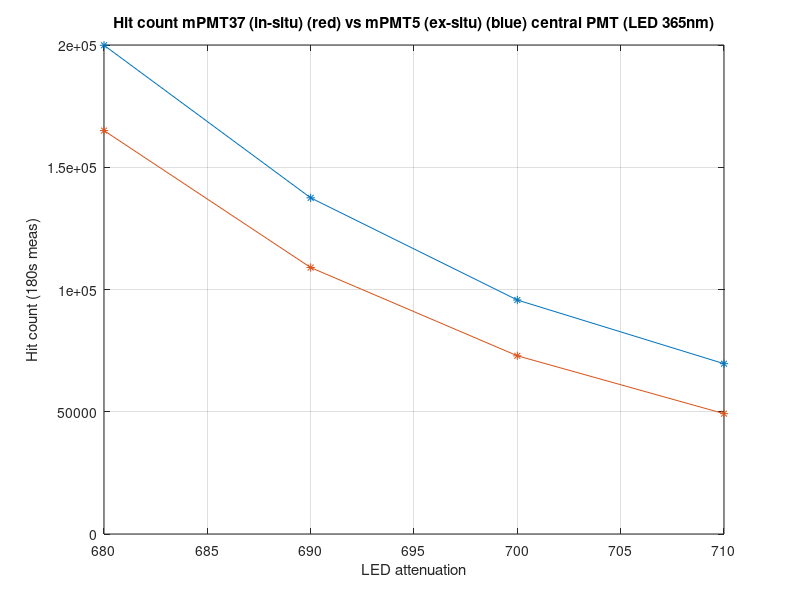
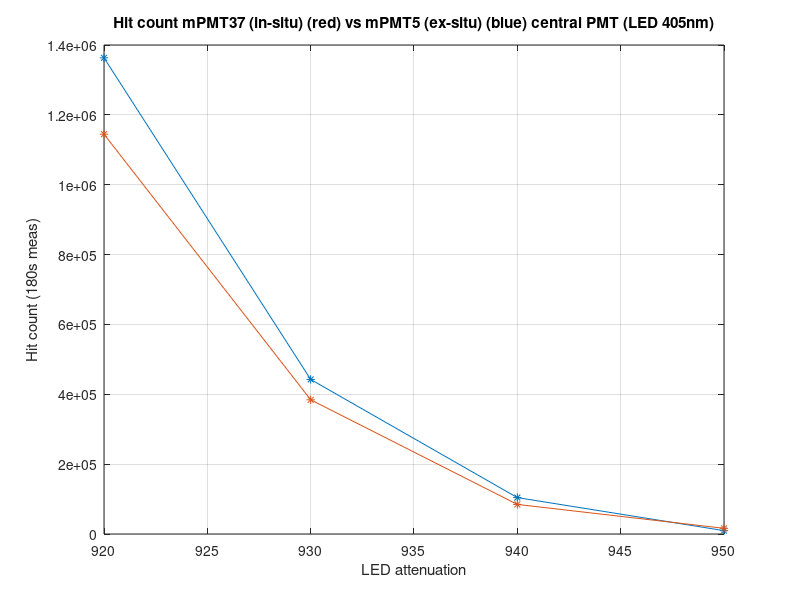
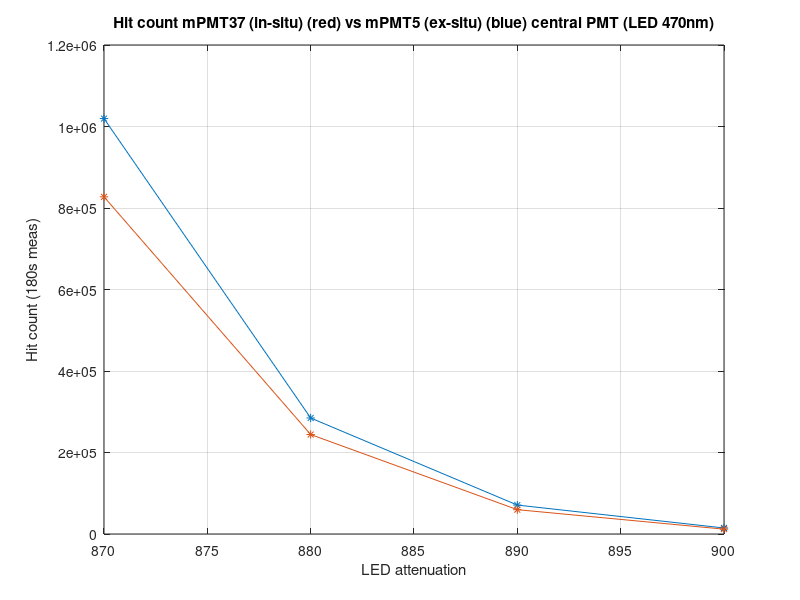
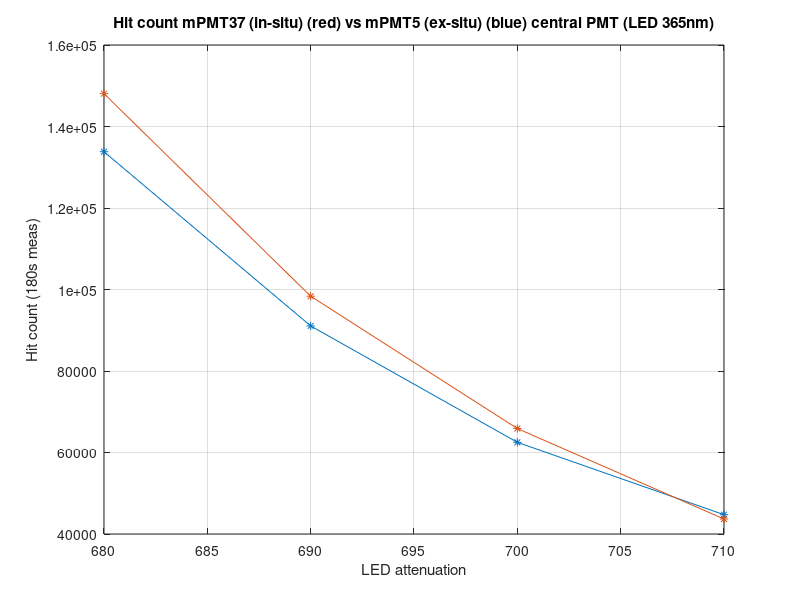

Write MATLAB code to recreate these figures, in order.
%%
mPMT2.Led3.Att = [680 690 700 710 720 730];
mPMT2.Led2.Att = [920 930 940 950 960];
mPMT2.Led1.Att = [870 880 890 900 910];

mPMT2Clean.Led3.Att = [680 690 700 710 720 730];
mPMT2Clean.Led2.Att = [920 930 940 950 960];
mPMT2Clean.Led1.Att = [870 880 890 900 910];
%%
mPMT2.Led3.meas(1,:) = [287829, 734727, 1624870, 388666, 612970, 239771, 239565, 833593, 256785, 1061839, 291841, 312018, 1118866, 395442, 277706, 851074, 301957, 0, 315530, 0];
mPMT2.Led3.meas(2,:) = [231805, 532070, 1126228, 338961, 441953, 193816, 200167, 601649, 206528, 748711, 236916, 253895, 812560, 310908, 212194, 600438, 239445, 0, 255709, 0];
mPMT2.Led3.meas(3,:) = [195711, 391736, 779450, 306491, 324175, 162299, 171720, 440515, 173314, 530005, 199981, 212113, 599987, 255710, 168060, 427015, 197631, 0, 215517, 0];
mPMT2.Led3.meas(4,:) = [172049, 301133, 553810, 284281, 246951, 141594, 153613, 336238, 152004, 388402, 176776, 187737, 461882, 220472, 138355, 315861, 170182, 0, 190454, 0];
mPMT2.Led3.meas(5,:) = [153750, 231390, 377950, 267719, 188872, 125262, 140184, 256203, 134549, 279380, 156842, 167865, 355448, 192483, 115819, 227884, 148283, 0, 169972, 0];
mPMT2.Led3.meas(6,:) = [143218, 189661, 271938, 258070, 151924, 116350, 131374, 208335, 124855, 215170, 146452, 155675, 291723, 174570, 102990, 176269, 135601, 0, 158586, 0];
mPMT2.Led3.dr = [122824, 117564, 90982, 240608, 91863, 99629, 117703, 123638, 105997, 101047, 126844, 134103, 180544, 145741, 78747, 85744, 112772, 0, 135636, 0];

mPMT2.Led2.meas(1,:) = [674515, 2038695, 4031874, 696790, 1788744, 583131, 527040, 2286867, 625067, 2764127, 658418, 731592, 2867121, 932900, 777979, 2371223, 742897, 0, 735033, 0] + [592753, 1797024, 3555087, 613986, 1576124, 514107, 465227, 2016025, 550273, 2438540, 580172, 643635, 2529068, 822550, 686439, 2087347, 654459, 0, 649719, 0];
mPMT2.Led2.meas(2,:) = [506900, 1424664, 2971740, 603873, 1237907, 433603, 409804, 1615933, 466791, 1950749, 501624, 553626, 2078051, 690780, 544254, 1647324, 545266, 0, 556979, 0];
mPMT2.Led2.meas(3,:) = [207355, 406358, 750630, 323820, 342617, 172288, 180494, 454814, 185704, 517391, 209930, 227836, 604947, 263844, 180475, 433692, 207193, 0, 227766, 0];
mPMT2.Led2.meas(4,:) = [138955, 168462, 210057, 262154, 136451, 111841, 128632, 183609, 121112, 177167, 144996, 153870, 255861, 167416, 97621, 148500, 130265, 0, 152736, 0];
mPMT2.Led2.meas(5,:) = [126361, 122610, 105135, 248025, 96134, 100240, 118935, 130736, 108249, 110667, 131650, 140813, 188439, 147430, 80674, 92866, 115703, 0, 137540, 0];
mPMT2.Led2.dr = [122666, 115253, 90440, 247375, 92556, 98890, 117957, 124327, 107003, 100731, 130365, 140642, 178004, 143264, 78640, 85045, 113321, 0, 135115, 0];

mPMT2.Led1.meas(1,:) = [682336, 1985860, 4043236, 823434, 1726025, 572339, 543958, 2283175, 624677, 2736586, 717041, 781565, 2850127, 941125, 780257, 2331246, 759622, 0, 751570, 0] + [297233, 865484, 1761380, 357085, 753718, 250099, 236273, 992180, 272895, 1190480, 311383, 340272, 1241640, 411526, 339038, 1015494, 331710, 0, 327490, 0];
mPMT2.Led1.meas(2,:) = [396269, 957177, 1961046, 636520, 820670, 309799, 333144, 1116144, 349001, 1302370, 448221, 482466, 1408719, 504159, 388239, 1096284, 411615, 0, 422705, 0];
mPMT2.Led1.meas(3,:) = [211877, 334406, 583080, 459927, 279262, 151918, 193584, 399133, 179037, 411322, 264555, 278144, 494592, 236884, 160013, 347098, 198350, 0, 215188, 0];
mPMT2.Led1.meas(4,:) = [164042, 171054, 207754, 411901, 138143, 111294, 156846, 209230, 134163, 175588, 215830, 225610, 252943, 166169, 100734, 148424, 141451, 0, 162470, 0];
mPMT2.Led1.meas(5,:) = [151820, 131921, 121536, 399563, 104321, 101329, 147747, 164158, 121978, 120612, 201247, 212129, 195434, 151083, 86721, 101845, 128177, 0, 149577, 0];
mPMT2.Led1.dr = [152153, 122985, 98198, 405329, 96987, 98604, 148808, 154085, 121132, 107665, 205692, 213071, 181231, 146262, 82150, 90192, 124981, 0, 147624, 0];

mPMT2Clean.Led3.meas(1,:) = [362492, 886075, 1549629, 316053, 656724, 215629, 233627, 727045, 239481, 805199, 244865, 235657, 933642, 336830, 237817, 954086, 359923, 0, 340075, 0];
mPMT2Clean.Led3.meas(2,:) = [300094, 634513, 1074021, 273305, 472747, 175939, 188301, 528666, 192247, 571059, 198345, 187015, 678695, 277982, 190652, 675501, 302774, 0, 276798, 0];
mPMT2Clean.Led3.meas(3,:) = [258302, 465226, 753922, 244747, 351112, 149189, 157254, 395080, 160684, 414106, 167775, 155704, 509019, 241661, 160163, 488773, 265812, 0, 233979, 0];
mPMT2Clean.Led3.meas(4,:) = [232257, 347811, 525941, 226986, 262544, 129780, 137204, 299160, 138663, 306579, 146561, 132977, 387793, 216838, 139600, 357343, 241819, 0, 202677, 0];
mPMT2Clean.Led3.meas(5,:) = [219233, 272921, 383831, 217133, 209785, 118509, 122256, 241968, 124861, 236214, 134092, 119390, 311301, 204196, 128366, 275927, 231279, 0, 185163, 0];
mPMT2Clean.Led3.meas(6,:) = [209637, 221758, 283423, 210666, 173112, 111631, 112225, 201328, 116974, 189954, 124576, 110107, 258144, 193501, 119957, 218155, 223484, 0, 174939, 0];
mPMT2Clean.Led3.dr = [162602, 122593, 102372, 182246, 97754, 92414, 98690, 120366, 98146, 100925, 106628, 90394, 166822, 160062, 93903, 105241, 172789, 0, 142582, 0];

mPMT2Clean.Led2.meas(1,:) = [843962, 2523278, 4076817, 620827, 2002085, 538943, 596087, 2137755, 631768, 2301160, 586789, 624572, 2606731, 745150, 625641, 2707926, 800494, 0, 846214, 0] + [665951, 1993022, 3219798, 492213, 1581941, 425165, 470720, 1686817, 497537, 1818223, 461818, 492268, 2057654, 588854, 496565, 2141600, 633293, 0, 667575, 0];
mPMT2Clean.Led2.meas(2,:) = [589093, 1654407, 2784961, 480994, 1288672, 376796, 417725, 1397593, 434334, 1495454, 416226, 426720, 1745663, 540392, 424928, 1771836, 564757, 0, 591405, 0];
mPMT2Clean.Led2.meas(3,:) = [250792, 504896, 791641, 249845, 392409, 162746, 180313, 441133, 180265, 450521, 185059, 172454, 570938, 248188, 167595, 518969, 246451, 0, 249904, 0];
mPMT2Clean.Led2.meas(4,:) = [156260, 181566, 214050, 187129, 141522, 105307, 115922, 173340, 111810, 160233, 120943, 103341, 239508, 168830, 97950, 168031, 157950, 0, 157216, 0];
mPMT2Clean.Led2.meas(5,:) = [139184, 124053, 108791, 175753, 97213, 94381, 104681, 125658, 98107, 106552, 111144, 90979, 180672, 153706, 84921, 103251, 141209, 0, 141756, 0];
mPMT2Clean.Led2.dr = [146604, 117965, 97002, 176089, 92528, 92052, 100312, 118951, 96708, 99728, 108666, 89741, 169949, 153573, 86382, 98006, 149943, 0, 138791, 0];

mPMT2Clean.Led1.meas(1,:) = [831080, 2497476, 4153964, 636146, 1939201, 541932, 585089, 2105368, 615467, 2293766, 593806, 623774, 2648127, 762569, 643052, 2747697, 816282, 0, 881127, 0] + [308060, 922146, 1536388, 235495, 716251, 200859, 216346, 776703, 226832, 847244, 218991, 230141, 977971, 281922, 237404, 1015253, 301449, 0, 325093, 0];
mPMT2Clean.Led1.meas(2,:) = [404340, 1079853, 1828183, 361507, 827139, 271633, 295367, 918939, 303997, 983643, 303810, 300267, 1187335, 394385, 298535, 1172166, 394846, 0, 431457, 0];
mPMT2Clean.Led1.meas(3,:) = [190650, 358827, 539194, 212661, 272404, 136918, 150370, 321022, 146954, 322903, 155482, 139854, 431568, 204888, 130633, 362711, 183921, 0, 208762, 0];
mPMT2Clean.Led1.meas(4,:) = [134463, 167299, 191346, 176886, 128217, 102582, 113136, 162899, 108099, 148236, 119152, 99608, 230789, 155703, 87561, 148508, 131782, 0, 149305, 0];
mPMT2Clean.Led1.meas(5,:) = [121750, 121695, 107808, 164828, 94146, 94559, 103489, 125841, 97273, 106946, 109493, 89907, 181400, 144843, 77542, 97965, 117456, 0, 136558, 0];
mPMT2Clean.Led1.dr = [119671, 111224, 87945, 164020, 86469, 92015, 102330, 118248, 95742, 97180, 108152, 88124, 171780, 142129, 75411, 85846, 114960, 0, 132861, 0];

%%
%figure; plot(mPMT5.Led3.Att(2:end)', mPMT5.Led3.meas(2:end,1) - mPMT5.Led3.meas(1,1), "*", mPMT37.Led3.Att(2:end)', mPMT37.Led3.meas(2:end,1) - mPMT37.Led3.meas(1,1), ".-");

mPMT2.Led3.Abs = mPMT2.Led3.meas(1:5,:) - mPMT2.Led3.dr;
mPMT2.Led2.Abs = mPMT2.Led2.meas(1:5,:) - mPMT2.Led2.dr;
mPMT2.Led1.Abs = mPMT2.Led1.meas(1:5,:) - mPMT2.Led1.dr;

mPMT2Clean.Led3.Abs = mPMT2Clean.Led3.meas(1:5,:) - mPMT2Clean.Led3.dr;
mPMT2Clean.Led2.Abs = mPMT2Clean.Led2.meas(1:5,:) - mPMT2Clean.Led2.dr;
mPMT2Clean.Led1.Abs = mPMT2Clean.Led1.meas(1:5,:) - mPMT2Clean.Led1.dr;

% 
% mPMT5.Led3.Abs = mPMT5.Led3.meas(2:end,:);
% mPMT5.Led2.Abs = mPMT5.Led2.meas(2:end,:);
% mPMT5.Led1.Abs = mPMT5.Led1.meas(2:end,:);
% 
% mPMT37.Led3.Abs = mPMT37.Led3.meas(2:end,:);
% mPMT37.Led2.Abs = mPMT37.Led2.meas(2:end,:);
% mPMT37.Led1.Abs = mPMT37.Led1.meas(2:end,:);

pmtHitRatio.Led3 = mPMT2Clean.Led3.Abs(1:4,:) ./ mPMT2.Led3.Abs(1:4,:);
pmtHitRatio.Led2 = mPMT2Clean.Led2.Abs(1:4,:) ./ mPMT2.Led2.Abs(1:4,:);
pmtHitRatio.Led1 = mPMT2Clean.Led1.Abs(1:4,:) ./ mPMT2.Led1.Abs(1:4,:);

%%
figure; plot(mPMT2Clean.Led3.Att(1:4)', mPMT2Clean.Led3.Abs(1:4,1), "-*", mPMT2.Led3.Att(1:4)', mPMT2.Led3.Abs(1:4,1), "-*"); grid on; xlabel("LED attenuation"); ylabel("Hit count (180s meas)"); title("Hit count mPMT37 (in-situ) (red) vs mPMT5 (ex-situ) (blue) central PMT (LED 365nm)");
figure; plot(mPMT2Clean.Led2.Att(1:4)', mPMT2Clean.Led2.Abs(1:4,1), "-*", mPMT2.Led2.Att(1:4)', mPMT2.Led2.Abs(1:4,1), "-*"); grid on; xlabel("LED attenuation"); ylabel("Hit count (180s meas)"); title("Hit count mPMT37 (in-situ) (red) vs mPMT5 (ex-situ) (blue) central PMT (LED 405nm)");
figure; plot(mPMT2Clean.Led1.Att(1:4)', mPMT2Clean.Led1.Abs(1:4,1), "-*", mPMT2.Led1.Att(1:4)', mPMT2.Led1.Abs(1:4,1), "-*"); grid on; xlabel("LED attenuation"); ylabel("Hit count (180s meas)"); title("Hit count mPMT37 (in-situ) (red) vs mPMT5 (ex-situ) (blue) central PMT (LED 470nm)");

figure; plot(mPMT2Clean.Led3.Att(1:4)', mPMT2Clean.Led3.Abs(1:4,4), "-*", mPMT2.Led3.Att(1:4)', mPMT2.Led3.Abs(1:4,4), "-*"); grid on; xlabel("LED attenuation"); ylabel("Hit count (180s meas)"); title("Hit count mPMT37 (in-situ) (red) vs mPMT5 (ex-situ) (blue) central PMT (LED 365nm)");
figure; plot(mPMT2Clean.Led2.Att(1:4)', mPMT2Clean.Led2.Abs(1:4,4), "-*", mPMT2.Led2.Att(1:4)', mPMT2.Led2.Abs(1:4,4), "-*"); grid on; xlabel("LED attenuation"); ylabel("Hit count (180s meas)"); title("Hit count mPMT37 (in-situ) (red) vs mPMT5 (ex-situ) (blue) central PMT (LED 405nm)");
figure; plot(mPMT2Clean.Led1.Att(1:4)', mPMT2Clean.Led1.Abs(1:4,4), "-*", mPMT2.Led1.Att(1:4)', mPMT2.Led1.Abs(1:4,4), "-*"); grid on; xlabel("LED attenuation"); ylabel("Hit count (180s meas)"); title("Hit count mPMT37 (in-situ) (red) vs mPMT5 (ex-situ) (blue) central PMT (LED 470nm)");

figure; plot(mPMT2Clean.Led3.Att(1:4)', pmtHitRatio.Led3, "-*"); grid on; xlabel("LED attenuation"); ylabel("Hit count ratio"); title("Hit count ratio (LED 365nm) - mPMT37 (in-situ) vs mPMT5 (ex-situ) - all 19 channels");
figure; plot(mPMT2Clean.Led2.Att(1:4)', pmtHitRatio.Led2, "-*"); grid on; xlabel("LED attenuation"); ylabel("Hit count ratio"); title("Hit count ratio (LED 405nm) - mPMT37 (in-situ) vs mPMT5 (ex-situ) - all 19 channels");
figure; plot(mPMT2Clean.Led1.Att(1:4)', pmtHitRatio.Led1, "-*"); grid on; xlabel("LED attenuation"); ylabel("Hit count ratio"); title("Hit count ratio (LED 470nm) - mPMT37 (in-situ) vs mPMT5 (ex-situ) - all 19 channels");


figure; plot(0:18, mean(pmtHitRatio.Led1(:,1:19)), "*-", 0:18, mean(pmtHitRatio.Led2(:,1:19)), "*-", 0:18, mean(pmtHitRatio.Led3(:,1:19)), "*-"); grid on; legend("470nm", "407nm", "365nm"); ylabel("Mean count ratio"); xlabel("mPMT channel"); title("Mean count ratio mPMT37 (in-situ) vs mPMT5 (ex-situ)");

